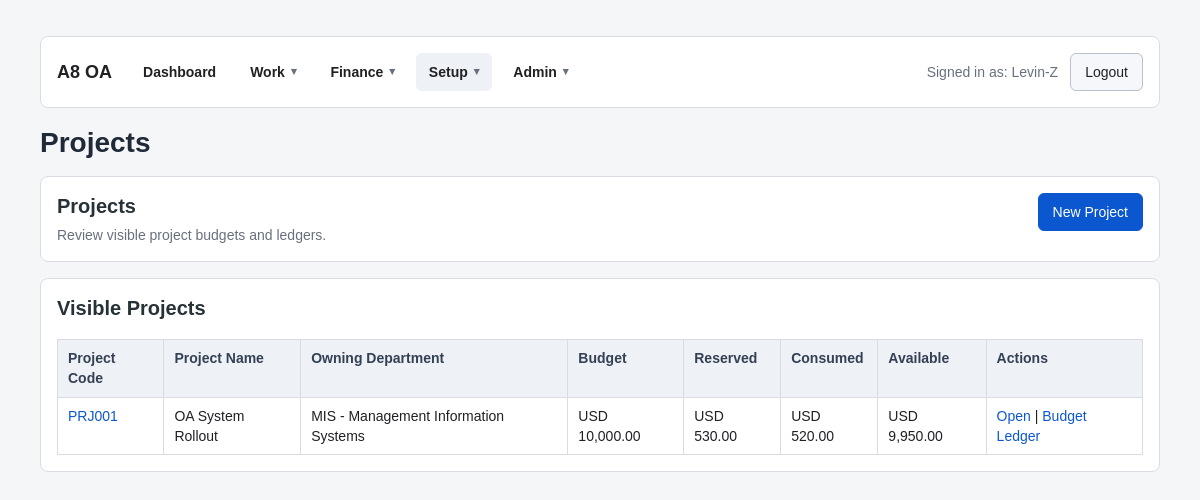
The page /projects/ (signed in) on the database its author committed.
### accounts/models.py (models this page shows)
class User(AbstractUser):
    employee_id = models.CharField(max_length=30, blank=True, default="")
    display_name = models.CharField(max_length=150, blank=True, default="")
    job_title = models.CharField(max_length=100, blank=True, default="")
    phone = models.CharField(max_length=30, blank=True, default="")
    approval_level = models.CharField(
        max_length=20,
        choices=ApprovalLevel,
        default=ApprovalLevel.STAFF,
    )
    primary_department = models.ForeignKey(
        "Department",
        null=True,
        blank=True,
        on_delete=models.SET_NULL,
        related_name="primary_users",
    )
    can_approve_all_departments = models.BooleanField(default=False)
    class Meta:
        db_table = "PS_A8_USER"
        verbose_name = "User"
        verbose_name_plural = "Users"
    def __str__(self):
        return self.display_name or self.username

class Department(models.Model):
    dept_code = models.CharField(max_length=30, unique=True)
    dept_name = models.CharField(max_length=100)
    dept_type = models.CharField(
    max_length=20,
    choices=DepartmentType,
    default=DepartmentType.GENERAL,
    )
    cost_center = models.CharField(max_length=30, blank=True, default="")
    manager = models.ForeignKey(
        settings.AUTH_USER_MODEL,
        null=True,
        blank=True,
        on_delete=models.SET_NULL,
        related_name="managed_departments",
    )
    parent_department = models.ForeignKey(
        "self",
        null=True,
        blank=True,
        on_delete=models.SET_NULL,
        related_name="child_departments",
    )
    is_active = models.BooleanField(default=True)
    sort_order = models.PositiveIntegerField(default=0)
    class Meta:
        db_table = "PS_A8_DEPT"
        verbose_name = "Department"
        verbose_name_plural = "Departments"
        ordering = ["sort_order", "dept_code"]
    def __str__(self):
        return f"{self.dept_code} - {self.dept_name}"

### projects/models.py (models this page shows, shortened)
class Project(models.Model):
    project_code = models.CharField(max_length=30, unique=True)
    project_name = models.CharField(max_length=150)
    project_manager = models.ForeignKey(
        settings.AUTH_USER_MODEL,
        null=True,
        blank=True,
        on_delete=models.SET_NULL,
        related_name="managed_projects",
    )
    owning_department = models.ForeignKey(
        "accounts.Department",
        on_delete=models.PROTECT,
        related_name="owned_projects",
    )
    created_by = models.ForeignKey(
        settings.AUTH_USER_MODEL,
        null=True,
        blank=True,
        on_delete=models.SET_NULL,
        related_name="created_projects",
    )
    project_type = models.CharField(
        max_length=30,
        choices=ProjectType,
        default=ProjectType.INTERNAL,
    )
    budget_approval_status = models.CharField(
        max_length=30,
        choices=ProjectBudgetApprovalStatus,
        default=ProjectBudgetApprovalStatus.APPROVED,
    )
    matched_rule = models.ForeignKey(
        "approvals.ApprovalRule",
        null=True,
        blank=True,
        on_delete=models.SET_NULL,
        related_name="project_requests",
    )
    approval_tasks = GenericRelation(
        "approvals.ApprovalTask",
        content_type_field="request_content_type",
        object_id_field="request_object_id",
        related_query_name="project_request",
    )
    status = models.CharField(
        max_length=20,
        choices=ProjectStatus,
        default=ProjectStatus.OPEN,
    )
    budget_amount = models.DecimalField(max_digits=14, decimal_places=2, default=0)
    currency = models.CharField(
        max_length=10,
        choices=CurrencyCode.choices,
        default=CurrencyCode.USD,
    )
    start_date = models.DateField(null=True, blank=True)
    end_date = models.DateField(null=True, blank=True)
    budget_period_start = models.DateField(null=True, blank=True)
    budget_period_end = models.DateField(null=True, blank=True)
    external_order_type = models.CharField(
        max_length=30,
        choices=ProjectExternalOrderType,
        blank=True,
        default="",
    )
    external_order_no = models.CharField(max_length=50, blank=True, default="")
    customer_name = models.CharField(max_length=150, blank=True, default="")
    is_active = models.BooleanField(default=True)
    notes = models.TextField(blank=True, default="")
    class Meta:
        db_table = "PS_A8_PROJ"
        verbose_name = "Project"
        verbose_name_plural = "Projects"
        ordering = ["project_code"]
    def get_reserved_amount(self):
        reserve_total = (
            ProjectBudgetEntry.objects.filter(
                project=self,
                entry_type=BudgetEntryType.RESERVE,
            ).aggregate(total=Sum("amount"))["total"]
            or Decimal("0.00")
        )
        release_total = (
            ProjectBudgetEntry.objects.filter(
                project=self,
                entry_type=BudgetEntryType.RELEASE,
            ).aggregate(total=Sum("amount"))["total"]
            or Decimal("0.00")
        )
        return reserve_total - release_total
    def get_adjustment_amount(self):
        return (
            ProjectBudgetEntry.objects.filter(
                project=self,
                entry_type=BudgetEntryType.ADJUST,
            ).aggregate(total=Sum("amount"))["total"]
            or Decimal("0.00")
        )
    def get_effective_budget_amount(self):
        return self.budget_amount + self.get_adjustment_amount()
    def get_consumed_amount(self):
        return (
            ProjectBudgetEntry.objects.filter(
                project=self,
                entry_type=BudgetEntryType.CONSUME,
            ).aggregate(total=Sum("amount"))["total"]
            or Decimal("0.00")
        )
    def get_available_amount(self):
        return self.get_effective_budget_amount() - self.get_reserved_amount() - self.get_consumed_amount()

### projects/views.py (the view)
# urls.py: path("", views.project_list, name="project_list"),
@login_required
def project_list(request):
    projects = list(
        get_visible_projects_queryset_for_user(request.user).order_by("project_code", "id")
    )
    for project in projects:
        project.project_detail_url = reverse("projects:project_detail", args=[project.id])
        project.project_budget_url = reverse("projects:project_budget_ledger", args=[project.id])
    context = {
        "projects": projects,
        "can_create_project": user_can_create_project(request.user),
        "project_create_url": reverse("projects:project_create"),
    }
    return render(request, "projects/project_list.html", context)

### common/context_processors.py (called while the page is built)
def top_navigation(request):
    can_create_project = False
    if request.user.is_authenticated:
        can_create_project = user_can_create_project(request.user)
    return {
        "top_navigation": build_navigation_for_user(request.user, request),
        "can_create_project": can_create_project,
        "can_view_system_setup": can_view_system_setup(request.user),
    }

### common/navigation.py (called while the page is built)
def _can_work(user):
    return user.is_authenticated

def _can_accounting(user):
    return can_perform_accounting_work(user)

def _can_setup(user):
    return can_manage_finance_setup(user)

def _can_admin(user):
    return can_use_django_admin(user)

def _can_system_setup(user):
    return can_view_system_setup(user)

def _can_create_project(user):
    return user.is_authenticated and user_can_create_project(user)

def _item(label, route_name, *, permission=None, active_names=None):
    active_names = active_names or [route_name]
    return {
        "label": label,
        "url": reverse(route_name),
        "permission": permission or _can_work,
        "active_names": active_names,
        "active": False,
    }

def _group(label, items):
    return {
        "label": label,
        "items": items,
        "active": False,
    }

def _mark_active(items, current_route_name):
    for item in items:
        item["active"] = current_route_name in item["active_names"]
    return items

### common/permissions.py (called while the page is built)
def can_perform_accounting_work(user):
    return bool(
        user
        and user.is_authenticated
        and (user.is_staff or user_has_any_role(user, ACCOUNTING_ROLES))
    )

def can_manage_finance_setup(user):
    return bool(
        user
        and user.is_authenticated
        and (user.is_superuser or user_has_any_role(user, FINANCE_SETUP_ROLES))
    )

def can_view_system_setup(user):
    return bool(
        user
        and user.is_authenticated
        and (user.is_superuser or user.is_staff or user_has_any_role(user, SYSTEM_SETUP_ROLES))
    )

def can_use_django_admin(user):
    return bool(user and user.is_authenticated and (user.is_staff or user.is_superuser))

### common/templatetags/money.py (called while the page is built)
@register.filter
def money(amount, currency="USD"):
    currency_code = currency or "USD"
    if amount in [None, ""]:
        value = Decimal("0.00")
    else:
        try:
            value = Decimal(str(amount))
        except (InvalidOperation, ValueError):
            value = Decimal("0.00")
    return f"{currency_code} {value:,.2f}"

### projects/templates/projects/project_list.html (shortened to what this page needs)
{% extends "purchase/base.html" %}
{% load money %}
{% block page_title %}Projects{% endblock %}
{% block content %}
<div class="card page-action-card">
    <div class="section-header">
        <div>
            <h2>Projects</h2>
            <p class="muted">Review visible project budgets and ledgers.</p>
        </div>
        {% if can_create_project %}
        <a class="btn btn-primary" href="{{ project_create_url }}">New Project</a>
        {% endif %}
    </div>
</div>
<div class="card">
    <h2>Visible Projects</h2>
    <div class="table-wrap">
    <table>
        <thead>
            <tr>
                <th>Project Code</th>
                <th>Project Name</th>
                <th>Owning Department</th>
                <th>Budget</th>
                <th>Reserved</th>
                <th>Consumed</th>
                <th>Available</th>
                <th>Actions</th>
            </tr>
        </thead>
        <tbody>
            {% for project in projects %}
            <tr>
                <td><a href="{{ project.project_detail_url }}">{{ project.project_code }}</a></td>
                <td>{{ project.project_name }}</td>
                <td>{{ project.owning_department }}</td>
                <td>{{ project.budget_amount|money:project.currency }}</td>
                <td>{{ project.get_reserved_amount|money:project.currency }}</td>
                <td>{{ project.get_consumed_amount|money:project.currency }}</td>
                <td>{{ project.get_available_amount|money:project.currency }}</td>
                <td>
                    <a href="{{ project.project_detail_url }}">Open</a>
                    |
                    <a href="{{ project.project_budget_url }}">Budget Ledger</a>
                </td>
            </tr>
            {% empty %}
            <tr>
                <td colspan="8">No visible projects.</td>
            </tr>
            {% endfor %}
        </tbody>
    </table>
    </div>
</div>
{% endblock %}

### templates/includes/top_nav.html (shortened to what this page needs)
<header class="top-nav card">
    {% if request.user.is_authenticated %}
    <div class="nav-brand">
        <a href="{% url 'dashboard:home' %}">A8 OA</a>
    </div>
    <nav class="nav-groups" aria-label="Primary navigation">
        {% if top_navigation.dashboard %}
        <a
            class="nav-direct-link{% if top_navigation.dashboard.active %} is-active{% endif %}"
            href="{{ top_navigation.dashboard.url }}"
        >
            {{ top_navigation.dashboard.label }}
        </a>
        {% endif %}
        {% for group in top_navigation.groups %}
            {% include "includes/dropdown_nav.html" with group=group %}
        {% endfor %}
    </nav>
    <div class="nav-user">
        <span class="muted">Signed in as: {{ request.user }}</span>
        <form method="post" action="{% url 'logout' %}" class="inline-form">
            <button type="submit" class="btn btn-secondary">Logout</button>
        </form>
    </div>
    {% else %}
    <div class="nav-brand">
        <a href="{% url 'login' %}">A8 OA</a>
    </div>
    <a href="{% url 'login' %}" class="btn btn-primary">Login</a>
    {% endif %}
</header>

### static/css/app.css (style rules this page uses)
* { box-sizing: border-box; }
html { min-height: 100%; }
body { min-height: 100%; margin: 0; background: #f5f6f8; color: #202124; font-family: Arial, sans-serif; font-size: 14px; line-height: 1.45; }
a { color: #0b57d0; text-decoration: none; }
.muted { color: #68707d; }
.top-nav { display: grid; grid-template-columns: auto minmax(0, 1fr) auto; gap: 18px; align-items: center; margin-bottom: 16px; overflow: visible; }
.nav-brand { font-size: 18px; font-weight: 700; white-space: nowrap; }
.nav-brand a { color: #202124; }
.nav-groups { display: flex; gap: 8px; flex-wrap: wrap; min-width: 0; }
.nav-direct-link, .nav-menu-trigger { display: inline-flex; min-height: 34px; align-items: center; padding: 8px 12px; border: 1px solid transparent; border-radius: 6px; background: transparent; color: #202124; font-weight: 700; white-space: nowrap; }
.nav-user { display: flex; gap: 12px; align-items: center; justify-content: flex-end; flex-wrap: wrap; }
.card { margin: 16px; padding: 16px; background: #ffffff; border: 1px solid #d9dde3; border-radius: 8px; }
.card h2 { margin-top: 0; margin-bottom: 18px; color: #263238; font-size: 20px; line-height: 1.3; }
.section-header { display: flex; gap: 16px; align-items: flex-start; justify-content: space-between; flex-wrap: wrap; }
.section-header h2 { margin-bottom: 6px; }
.section-header p { margin: 0; }
.inline-form { display: inline; margin: 0; }
button, .btn { display: inline-flex; align-items: center; justify-content: center; min-height: 34px; padding: 8px 14px; border: 1px solid #b8c0cc; border-radius: 6px; background: #ffffff; color: #202124; font: inherit; cursor: pointer; }
.btn-primary { border-color: #0b57d0; background: #0b57d0; color: #ffffff; }
.btn-secondary { background: #f5f7fb; }
.table-wrap { width: 100%; overflow-x: auto; }
table, .data-table { width: 100%; border-collapse: collapse; background: #ffffff; }
th, td, .data-table th, .data-table td { padding: 8px 10px; border: 1px solid #d9dde3; text-align: left; vertical-align: top; }
th, .data-table th { background: #eef1f5; color: #344054; font-weight: 700; }

### rows shown on the page
User: user "Levin-Z"
Project: project_code "PRJ001", project_name "OA System Rollout", owning_department "MIS - Management Information Systems", budget_amount "USD 10,000.00", get_reserved_amount "USD 530.00", get_consumed_amount "USD 520.00", get_available_amount "USD 9,950.00"

### other values the page prints
{{ top_navigation.dashboard.label }} "Dashboard"
{{ group.label }} "Work" "Finance" "Setup" "Admin"
